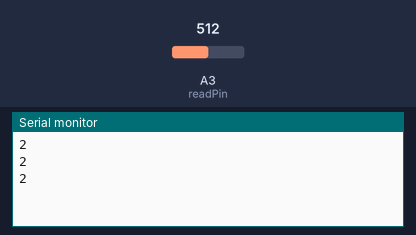
The sketch below on a simulated Arduino Uno, built with avr-gcc and run on an emulated ATmega328P. Shown: the last lines printed to the serial monitor. Inputs (shaded band) come from the test bench; at power-on: A3 (readPin) = 512.

Above: at 1.3 s.
1.4 s: A3 (readPin) set to 716
At 1.9 s:
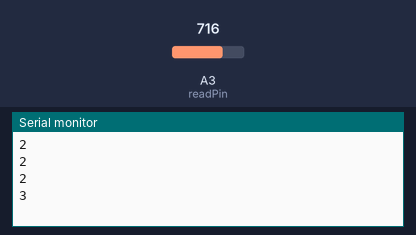
2.9 s: A3 (readPin) set to 900
At 3.4 s:
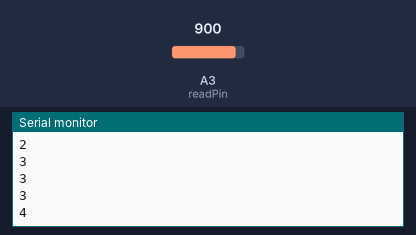
Timing chart, 0 to 5.9 s (numbered marks = the images above; inputs shaded):
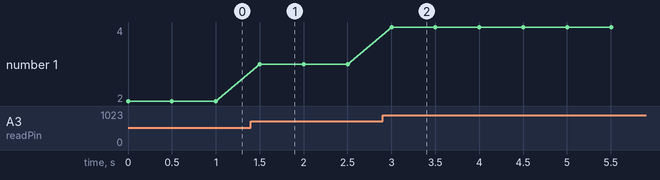

The sketch:

BareMinimum3.ino
```cpp
int readPin = A3;
int V2 = 0;
int readVal; //we want the serial monitor to read the bit value as voltage
int delayTime = 500;


void setup() {
  // put your setup code here, to run once:
  pinMode(readPin,INPUT);
  Serial.begin(9600); //print command baud rate which is how quickly you are going to be talking to your serial monitor
}

void loop() {
  // put your main code here, to run repeatedly:
  readVal = analogRead(readPin);
  V2 = (5./1023.)*readVal;
  Serial.println(V2);
  delay(delayTime);

}
```

Measured:
- after the input at 1.4 s, the serial monitor: prints a new line after 0.10 s (image 1)
- after the input at 2.9 s, the serial monitor: prints a new line after 0.10 s (image 2)
- plotted number 1: 2 → 3 after the input at 1.4 s, 3 → 4 after the input at 2.9 s
